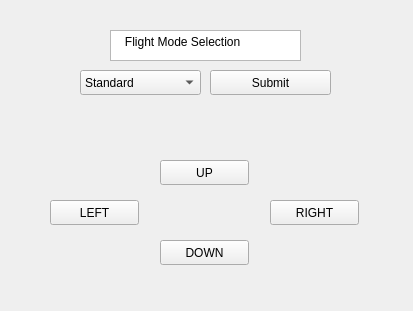
<?xml version="1.0" encoding="UTF-8"?>
<ui version="4.0">
 <class>Form</class>
 <widget class="QWidget" name="Form">
  <property name="geometry">
   <rect>
    <x>0</x>
    <y>0</y>
    <width>413</width>
    <height>311</height>
   </rect>
  </property>
  <property name="windowTitle">
   <string>Form</string>
  </property>
  <property name="styleSheet">
   <string notr="true">QPushButton#evilButton {
    background-color: red;
    border-style: outset;
    border-width: 2px;
    border-radius: 10px;
    border-color: beige;
    font: bold 14px;
    min-width: 10em;
    padding: 6px;
}
QPushButton#evilButton:pressed {
    background-color: rgb(224, 0, 0);
    border-style: inset;
}</string>
  </property>
  <widget class="QPushButton" name="pushButton">
   <property name="geometry">
    <rect>
     <x>160</x>
     <y>160</y>
     <width>89</width>
     <height>25</height>
    </rect>
   </property>
   <property name="text">
    <string>UP</string>
   </property>
  </widget>
  <widget class="QPushButton" name="pushButton_2">
   <property name="geometry">
    <rect>
     <x>50</x>
     <y>200</y>
     <width>89</width>
     <height>25</height>
    </rect>
   </property>
   <property name="text">
    <string>LEFT</string>
   </property>
  </widget>
  <widget class="QPushButton" name="pushButton_3">
   <property name="geometry">
    <rect>
     <x>270</x>
     <y>200</y>
     <width>89</width>
     <height>25</height>
    </rect>
   </property>
   <property name="text">
    <string>RIGHT</string>
   </property>
  </widget>
  <widget class="QPushButton" name="pushButton_4">
   <property name="geometry">
    <rect>
     <x>160</x>
     <y>240</y>
     <width>89</width>
     <height>25</height>
    </rect>
   </property>
   <property name="text">
    <string>DOWN</string>
   </property>
  </widget>
  <widget class="QComboBox" name="comboBox">
   <property name="geometry">
    <rect>
     <x>80</x>
     <y>70</y>
     <width>121</width>
     <height>25</height>
    </rect>
   </property>
   <item>
    <property name="text">
     <string>Standard</string>
    </property>
   </item>
   <item>
    <property name="text">
     <string>Standby</string>
    </property>
   </item>
   <item>
    <property name="text">
     <string>Low-Power</string>
    </property>
   </item>
   <item>
    <property name="text">
     <string>Performance</string>
    </property>
   </item>
  </widget>
  <widget class="QPushButton" name="pushButton_5">
   <property name="geometry">
    <rect>
     <x>210</x>
     <y>70</y>
     <width>121</width>
     <height>25</height>
    </rect>
   </property>
   <property name="text">
    <string>Submit</string>
   </property>
  </widget>
  <widget class="QPlainTextEdit" name="plainTextEdit">
   <property name="geometry">
    <rect>
     <x>110</x>
     <y>30</y>
     <width>191</width>
     <height>31</height>
    </rect>
   </property>
   <property name="plainText">
    <string>   Flight Mode Selection</string>
   </property>
  </widget>
 </widget>
 <resources/>
 <connections/>
 <slots>
  <slot>left()</slot>
  <slot>right()</slot>
  <slot>down()</slot>
  <slot>up()</slot>
  <slot>modeSubmit()</slot>
 </slots>
</ui>
